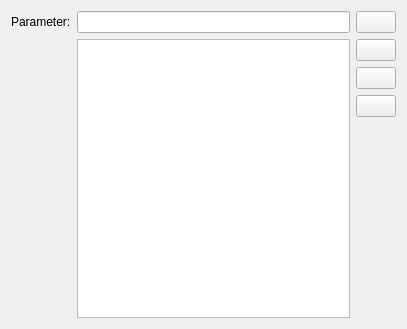
<?xml version="1.0" encoding="UTF-8"?>
<ui version="4.0">
 <class>GTAActionInitParamWidget</class>
 <widget class="QWidget" name="GTAActionInitParamWidget">
  <property name="geometry">
   <rect>
    <x>0</x>
    <y>0</y>
    <width>407</width>
    <height>329</height>
   </rect>
  </property>
  <property name="windowTitle">
   <string>Form</string>
  </property>
  <layout class="QGridLayout" name="gridLayout">
   <item row="0" column="0">
    <widget class="QLabel" name="paramLB">
     <property name="text">
      <string>Parameter:</string>
     </property>
    </widget>
   </item>
   <item row="0" column="1">
    <widget class="QLineEdit" name="parameterLE">
     <property name="toolTip">
      <string>parameter text</string>
     </property>
    </widget>
   </item>
   <item row="0" column="2" rowspan="2">
    <layout class="QVBoxLayout" name="verticalLayout">
     <item>
      <widget class="QPushButton" name="searchPB">
       <property name="minimumSize">
        <size>
         <width>0</width>
         <height>0</height>
        </size>
       </property>
       <property name="maximumSize">
        <size>
         <width>16777215</width>
         <height>16777215</height>
        </size>
       </property>
       <property name="toolTip">
        <string>Parameter search</string>
       </property>
       <property name="icon">
        <iconset resource="../resource.qrc">
         <normaloff>:/images/forms/img/SEARCH.png</normaloff>:/images/forms/img/SEARCH.png</iconset>
       </property>
      </widget>
     </item>
     <item>
      <widget class="QPushButton" name="addParamPB">
       <property name="toolTip">
        <string>Add parameter</string>
       </property>
       <property name="text">
        <string/>
       </property>
       <property name="icon">
        <iconset resource="../resource.qrc">
         <normaloff>:/images/forms/img/Add.png</normaloff>:/images/forms/img/Add.png</iconset>
       </property>
      </widget>
     </item>
     <item>
      <widget class="QPushButton" name="editParamPB">
       <property name="toolTip">
        <string>Edit parameter</string>
       </property>
       <property name="text">
        <string/>
       </property>
       <property name="icon">
        <iconset resource="../resource.qrc">
         <normaloff>:/images/forms/img/EDIT.png</normaloff>:/images/forms/img/EDIT.png</iconset>
       </property>
      </widget>
     </item>
     <item>
      <widget class="QPushButton" name="removeParamPB">
       <property name="toolTip">
        <string>remove parameter</string>
       </property>
       <property name="text">
        <string/>
       </property>
       <property name="icon">
        <iconset resource="../resource.qrc">
         <normaloff>:/images/forms/img/Remove.png</normaloff>:/images/forms/img/Remove.png</iconset>
       </property>
      </widget>
     </item>
     <item>
      <spacer name="verticalSpacer">
       <property name="orientation">
        <enum>Qt::Vertical</enum>
       </property>
       <property name="sizeHint" stdset="0">
        <size>
         <width>20</width>
         <height>40</height>
        </size>
       </property>
      </spacer>
     </item>
    </layout>
   </item>
   <item row="1" column="1">
    <widget class="QListWidget" name="parameterListLW">
     <property name="toolTip">
      <string>parameter list box</string>
     </property>
    </widget>
   </item>
  </layout>
 </widget>
 <tabstops>
  <tabstop>parameterLE</tabstop>
  <tabstop>searchPB</tabstop>
  <tabstop>addParamPB</tabstop>
  <tabstop>editParamPB</tabstop>
  <tabstop>removeParamPB</tabstop>
  <tabstop>parameterListLW</tabstop>
 </tabstops>
 <resources>
  <include location="../resource.qrc"/>
 </resources>
 <connections/>
</ui>
